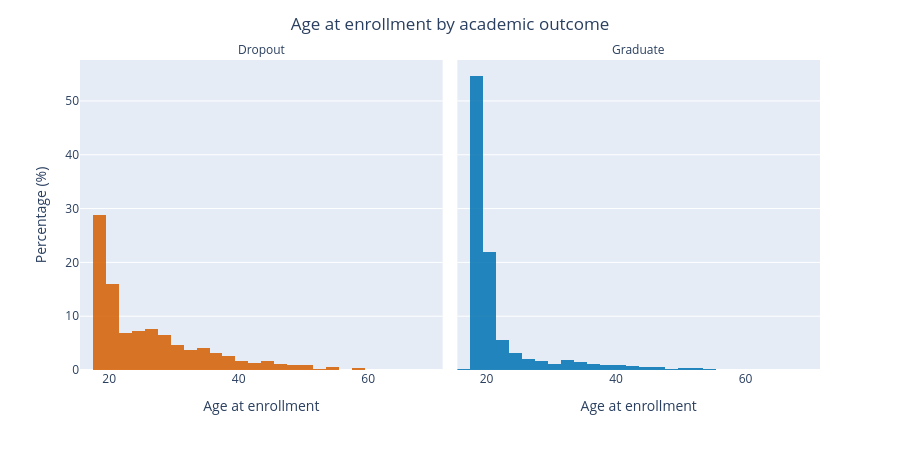

Source (notebook cell):
### Markdown cell above
## Age at enrollment

### Code cell
fig = px.histogram(
    df_train_pd,
    x='Age at enrollment',
    facet_col='Target',
    color='Target',
    nbins=30,
    histnorm='percent',
    opacity=0.85,
    color_discrete_map={
        'Graduate': '#0072B2',
        'Dropout': '#D55E00'
    }
)

fig.update_layout(
    title={
        'text': 'Age at enrollment by academic outcome',
        'x': 0.5
    },
    xaxis_title='Age at enrollment',
    yaxis_title='Percentage (%)',
    height=450,
    width=900,
    showlegend=False
)

fig.for_each_annotation(lambda a: a.update(text=a.text.split("=")[-1]))
fig.show()

### Figure 1 — Plotly figure (JSON) as saved in the notebook; plotly's stock layout.template omitted (floating-point values rounded to 4 significant figures; data arrays with more than 128 entries replaced by an {"elided": "..."} marker saying what was removed)
{"data": [{"bingroup": "x", "histnorm": "percent", "hovertemplate": "Target=Dropout<br>Age at enrollment=%{x}<br>percent=%{y}<extra></extra>", "legendgroup": "Dropout", "marker": {"color": "#D55E00", "opacity": 0.85, "pattern": {"shape": ""}}, "name": "Dropout", "nbinsx": 30, "orientation": "v", "showlegend": true, "type": "histogram", "x": {"elided": "1421 int values"}, "xaxis": "x", "yaxis": "y"}, {"bingroup": "x", "histnorm": "percent", "hovertemplate": "Target=Graduate<br>Age at enrollment=%{x}<br>percent=%{y}<extra></extra>", "legendgroup": "Graduate", "marker": {"color": "#0072B2", "opacity": 0.85, "pattern": {"shape": ""}}, "name": "Graduate", "nbinsx": 30, "orientation": "v", "showlegend": true, "type": "histogram", "x": {"elided": "2209 int values"}, "xaxis": "x2", "yaxis": "y2"}], "layout": {"annotations": [{"font": {}, "showarrow": false, "text": "Dropout", "x": 0.245, "xanchor": "center", "xref": "paper", "y": 1, "yanchor": "bottom", "yref": "paper"}, {"font": {}, "showarrow": false, "text": "Graduate", "x": 0.755, "xanchor": "center", "xref": "paper", "y": 1, "yanchor": "bottom", "yref": "paper"}], "barmode": "relative", "height": 450, "legend": {"title": {"text": "Target"}, "tracegroupgap": 0}, "margin": {"t": 60}, "showlegend": false, "title": {"text": "Age at enrollment by academic outcome", "x": 0.5}, "width": 900, "xaxis": {"anchor": "y", "domain": [0, 0.49], "title": {"text": "Age at enrollment"}}, "xaxis2": {"anchor": "y2", "domain": [0.51, 1], "matches": "x", "title": {"text": "Age at enrollment"}}, "yaxis": {"anchor": "x", "domain": [0, 1], "title": {"text": "Percentage (%)"}}, "yaxis2": {"anchor": "x2", "domain": [0, 1], "matches": "y", "showticklabels": false}}}
